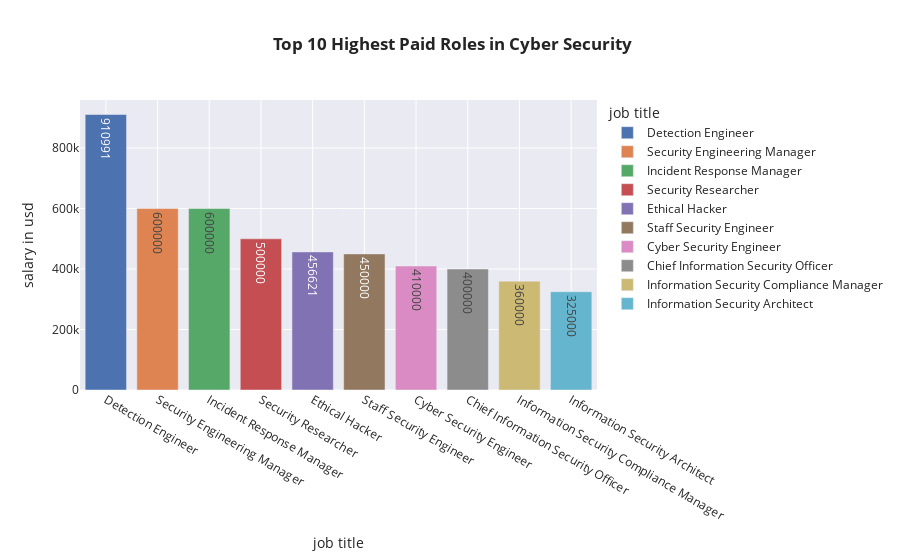

Notebook source saved alongside this figure:
### Code cell
fig=px.bar(df.groupby('job_title',as_index=False)['salary_in_usd'].max().sort_values(by='salary_in_usd',ascending=False).head(10),x='job_title',y='salary_in_usd',color='job_title',labels={'job_title':'job title','salary_in_usd':'salary in usd'},text='salary_in_usd',template='seaborn',title='<b> Top 10 Highest Paid Roles in Cyber Security')
fig.show()

### Figure 1 — Plotly figure (JSON) as saved in the notebook; plotly's stock layout.template omitted (floating-point values rounded to 4 significant figures)
{"data": [{"alignmentgroup": "True", "hovertemplate": "job title=%{x}<br>salary in usd=%{text}<extra></extra>", "legendgroup": "Detection Engineer", "marker": {"color": "rgb(76,114,176)", "pattern": {"shape": ""}}, "name": "Detection Engineer", "offsetgroup": "Detection Engineer", "orientation": "v", "showlegend": true, "text": [910991], "textposition": "auto", "type": "bar", "x": ["Detection Engineer"], "xaxis": "x", "y": [910991], "yaxis": "y"}, {"alignmentgroup": "True", "hovertemplate": "job title=%{x}<br>salary in usd=%{text}<extra></extra>", "legendgroup": "Security Engineering Manager", "marker": {"color": "rgb(221,132,82)", "pattern": {"shape": ""}}, "name": "Security Engineering Manager", "offsetgroup": "Security Engineering Manager", "orientation": "v", "showlegend": true, "text": [600000], "textposition": "auto", "type": "bar", "x": ["Security Engineering Manager"], "xaxis": "x", "y": [600000], "yaxis": "y"}, {"alignmentgroup": "True", "hovertemplate": "job title=%{x}<br>salary in usd=%{text}<extra></extra>", "legendgroup": "Incident Response Manager", "marker": {"color": "rgb(85,168,104)", "pattern": {"shape": ""}}, "name": "Incident Response Manager", "offsetgroup": "Incident Response Manager", "orientation": "v", "showlegend": true, "text": [600000], "textposition": "auto", "type": "bar", "x": ["Incident Response Manager"], "xaxis": "x", "y": [600000], "yaxis": "y"}, {"alignmentgroup": "True", "hovertemplate": "job title=%{x}<br>salary in usd=%{text}<extra></extra>", "legendgroup": "Security Researcher", "marker": {"color": "rgb(196,78,82)", "pattern": {"shape": ""}}, "name": "Security Researcher", "offsetgroup": "Security Researcher", "orientation": "v", "showlegend": true, "text": [500000], "textposition": "auto", "type": "bar", "x": ["Security Researcher"], "xaxis": "x", "y": [500000], "yaxis": "y"}, {"alignmentgroup": "True", "hovertemplate": "job title=%{x}<br>salary in usd=%{text}<extra></extra>", "legendgroup": "Ethical Hacker", "marker": {"color": "rgb(129,114,179)", "pattern": {"shape": ""}}, "name": "Ethical Hacker", "offsetgroup": "Ethical Hacker", "orientation": "v", "showlegend": true, "text": [456621], "textposition": "auto", "type": "bar", "x": ["Ethical Hacker"], "xaxis": "x", "y": [456621], "yaxis": "y"}, {"alignmentgroup": "True", "hovertemplate": "job title=%{x}<br>salary in usd=%{text}<extra></extra>", "legendgroup": "Staff Security Engineer", "marker": {"color": "rgb(147,120,96)", "pattern": {"shape": ""}}, "name": "Staff Security Engineer", "offsetgroup": "Staff Security Engineer", "orientation": "v", "showlegend": true, "text": [450000], "textposition": "auto", "type": "bar", "x": ["Staff Security Engineer"], "xaxis": "x", "y": [450000], "yaxis": "y"}, {"alignmentgroup": "True", "hovertemplate": "job title=%{x}<br>salary in usd=%{text}<extra></extra>", "legendgroup": "Cyber Security Engineer", "marker": {"color": "rgb(218,139,195)", "pattern": {"shape": ""}}, "name": "Cyber Security Engineer", "offsetgroup": "Cyber Security Engineer", "orientation": "v", "showlegend": true, "text": [410000], "textposition": "auto", "type": "bar", "x": ["Cyber Security Engineer"], "xaxis": "x", "y": [410000], "yaxis": "y"}, {"alignmentgroup": "True", "hovertemplate": "job title=%{x}<br>salary in usd=%{text}<extra></extra>", "legendgroup": "Chief Information Security Officer", "marker": {"color": "rgb(140,140,140)", "pattern": {"shape": ""}}, "name": "Chief Information Security Officer", "offsetgroup": "Chief Information Security Officer", "orientation": "v", "showlegend": true, "text": [400000], "textposition": "auto", "type": "bar", "x": ["Chief Information Security Officer"], "xaxis": "x", "y": [400000], "yaxis": "y"}, {"alignmentgroup": "True", "hovertemplate": "job title=%{x}<br>salary in usd=%{text}<extra></extra>", "legendgroup": "Information Security Compliance Manager", "marker": {"color": "rgb(204,185,116)", "pattern": {"shape": ""}}, "name": "Information Security Compliance Manager", "offsetgroup": "Information Security Compliance Manager", "orientation": "v", "showlegend": true, "text": [360000], "textposition": "auto", "type": "bar", "x": ["Information Security Compliance Manager"], "xaxis": "x", "y": [360000], "yaxis": "y"}, {"alignmentgroup": "True", "hovertemplate": "job title=%{x}<br>salary in usd=%{text}<extra></extra>", "legendgroup": "Information Security Architect", "marker": {"color": "rgb(100,181,205)", "pattern": {"shape": ""}}, "name": "Information Security Architect", "offsetgroup": "Information Security Architect", "orientation": "v", "showlegend": true, "text": [325000], "textposition": "auto", "type": "bar", "x": ["Information Security Architect"], "xaxis": "x", "y": [325000], "yaxis": "y"}], "layout": {"barmode": "relative", "legend": {"title": {"text": "job title"}, "tracegroupgap": 0}, "title": {"text": "<b> Top 10 Highest Paid Roles in Cyber Security"}, "xaxis": {"anchor": "y", "categoryarray": ["Detection Engineer", "Security Engineering Manager", "Incident Response Manager", "Security Researcher", "Ethical Hacker", "Staff Security Engineer", "Cyber Security Engineer", "Chief Information Security Officer", "Information Security Compliance Manager", "Information Security Architect"], "categoryorder": "array", "domain": [0, 1], "title": {"text": "job title"}}, "yaxis": {"anchor": "x", "domain": [0, 1], "title": {"text": "salary in usd"}}}}
